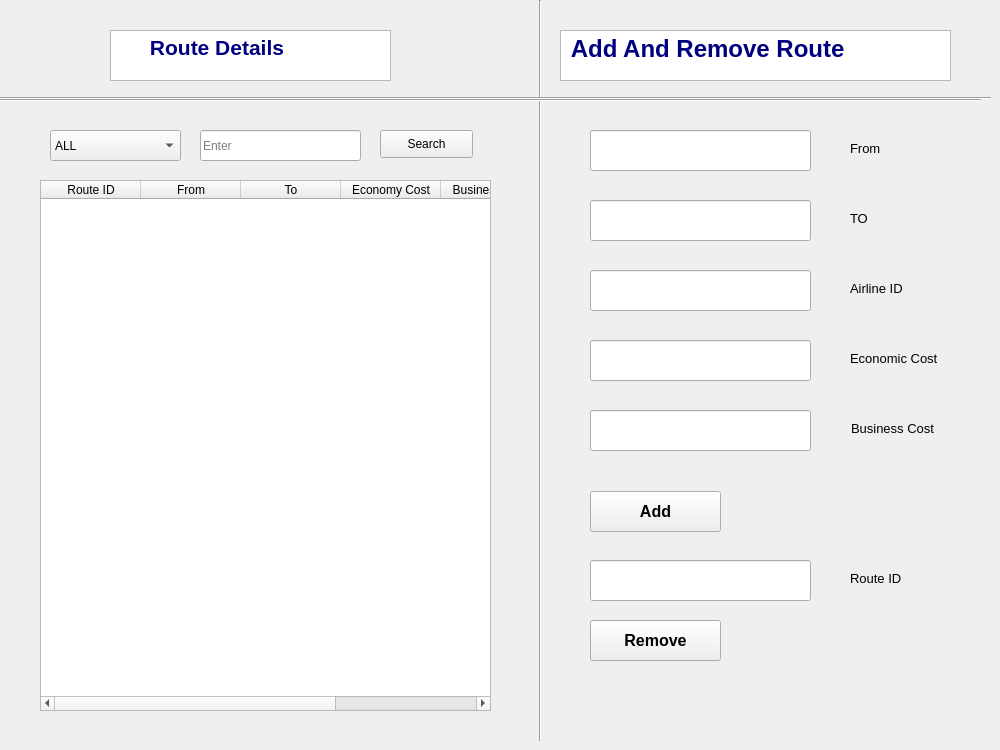
      <widget class="QWidget" name="tab_4">
       <attribute name="title">
        <string>Tab 2</string>
       </attribute>
       <widget class="Line" name="line_2">
        <property name="geometry">
         <rect>
          <x>530</x>
          <y>0</y>
          <width>20</width>
          <height>741</height>
         </rect>
        </property>
        <property name="orientation">
         <enum>Qt::Vertical</enum>
        </property>
       </widget>
       <widget class="QLineEdit" name="lineEdit_20">
        <property name="geometry">
         <rect>
          <x>200</x>
          <y>130</y>
          <width>161</width>
          <height>31</height>
         </rect>
        </property>
        <property name="placeholderText">
         <string>Enter</string>
        </property>
       </widget>
       <widget class="QTextBrowser" name="textBrowser_9">
        <property name="geometry">
         <rect>
          <x>110</x>
          <y>30</y>
          <width>281</width>
          <height>51</height>
         </rect>
        </property>
        <property name="html">
         <string>&lt;!DOCTYPE HTML PUBLIC &quot;-//W3C//DTD HTML 4.0//EN&quot; &quot;http://www.w3.org/TR/REC-html40/strict.dtd&quot;&gt;
&lt;html&gt;&lt;head&gt;&lt;meta name=&quot;qrichtext&quot; content=&quot;1&quot; /&gt;&lt;style type=&quot;text/css&quot;&gt;
p, li { white-space: pre-wrap; }
&lt;/style&gt;&lt;/head&gt;&lt;body style=&quot; font-family:'MS Shell Dlg 2'; font-size:9pt; font-weight:400; font-style:normal;&quot;&gt;
&lt;p style=&quot; margin-top:0px; margin-bottom:0px; margin-left:0px; margin-right:0px; -qt-block-indent:0; text-indent:0px;&quot;&gt;&lt;span style=&quot; font-size:16pt; font-weight:600; color:#00007f;&quot;&gt;      Route Details&lt;/span&gt;&lt;/p&gt;&lt;/body&gt;&lt;/html&gt;</string>
        </property>
       </widget>
       <widget class="QTableWidget" name="tableWidget_7">
        <property name="geometry">
         <rect>
          <x>40</x>
          <y>180</y>
          <width>451</width>
          <height>531</height>
         </rect>
        </property>
        <column>
         <property name="text">
          <string>Route ID</string>
         </property>
        </column>
        <column>
         <property name="text">
          <string>From</string>
         </property>
        </column>
        <column>
         <property name="text">
          <string>To</string>
         </property>
        </column>
        <column>
         <property name="text">
          <string>Economy Cost</string>
         </property>
        </column>
        <column>
         <property name="text">
          <string>Business Cost</string>
         </property>
        </column>
        <column>
         <property name="text">
          <string>Airline ID</string>
         </property>
        </column>
       </widget>
       <widget class="QPushButton" name="pushButton_16">
        <property name="geometry">
         <rect>
          <x>380</x>
          <y>130</y>
          <width>93</width>
          <height>28</height>
         </rect>
        </property>
        <property name="text">
         <string>Search</string>
        </property>
       </widget>
       <widget class="QComboBox" name="comboBox_5">
        <property name="geometry">
         <rect>
          <x>50</x>
          <y>130</y>
          <width>131</width>
          <height>31</height>
         </rect>
        </property>
        <item>
         <property name="text">
          <string>ALL</string>
         </property>
        </item>
        <item>
         <property name="text">
          <string>Route ID</string>
         </property>
        </item>
        <item>
         <property name="text">
          <string>Airline ID</string>
         </property>
        </item>
       </widget>
       <widget class="QLabel" name="label_17">
        <property name="geometry">
         <rect>
          <x>851</x>
          <y>420</y>
          <width>131</width>
          <height>16</height>
         </rect>
        </property>
        <property name="font">
         <font>
          <pointsize>10</pointsize>
         </font>
        </property>
        <property name="text">
         <string>Business Cost</string>
        </property>
       </widget>
       <widget class="QLineEdit" name="lineEdit_11">
        <property name="geometry">
         <rect>
          <x>590</x>
          <y>200</y>
          <width>221</width>
          <height>41</height>
         </rect>
        </property>
        <property name="font">
         <font>
          <pointsize>10</pointsize>
         </font>
        </property>
       </widget>
       <widget class="QLineEdit" name="lineEdit_23">
        <property name="geometry">
         <rect>
          <x>590</x>
          <y>270</y>
          <width>221</width>
          <height>41</height>
         </rect>
        </property>
        <property name="font">
         <font>
          <pointsize>10</pointsize>
         </font>
        </property>
       </widget>
       <widget class="QTextBrowser" name="textBrowser_2">
        <property name="geometry">
         <rect>
          <x>560</x>
          <y>30</y>
          <width>391</width>
          <height>51</height>
         </rect>
        </property>
        <property name="html">
         <string>&lt;!DOCTYPE HTML PUBLIC &quot;-//W3C//DTD HTML 4.0//EN&quot; &quot;http://www.w3.org/TR/REC-html40/strict.dtd&quot;&gt;
&lt;html&gt;&lt;head&gt;&lt;meta name=&quot;qrichtext&quot; content=&quot;1&quot; /&gt;&lt;style type=&quot;text/css&quot;&gt;
p, li { white-space: pre-wrap; }
&lt;/style&gt;&lt;/head&gt;&lt;body style=&quot; font-family:'MS Shell Dlg 2'; font-size:9pt; font-weight:400; font-style:normal;&quot;&gt;
&lt;p style=&quot; margin-top:0px; margin-bottom:0px; margin-left:0px; margin-right:0px; -qt-block-indent:0; text-indent:0px;&quot;&gt;&lt;span style=&quot; font-size:18pt; font-weight:600; color:#00007f;&quot;&gt; Add And Remove Route&lt;/span&gt;&lt;/p&gt;&lt;/body&gt;&lt;/html&gt;</string>
        </property>
       </widget>
       <widget class="QLabel" name="label_20">
        <property name="geometry">
         <rect>
          <x>850</x>
          <y>210</y>
          <width>71</width>
          <height>16</height>
         </rect>
        </property>
        <property name="font">
         <font>
          <pointsize>10</pointsize>
         </font>
        </property>
        <property name="text">
         <string>TO</string>
        </property>
       </widget>
       <widget class="QLineEdit" name="lineEdit_22">
        <property name="geometry">
         <rect>
          <x>590</x>
          <y>130</y>
          <width>221</width>
          <height>41</height>
         </rect>
        </property>
        <property name="font">
         <font>
          <pointsize>10</pointsize>
         </font>
        </property>
       </widget>
       <widget class="QLabel" name="label_19">
        <property name="geometry">
         <rect>
          <x>850</x>
          <y>140</y>
          <width>81</width>
          <height>16</height>
         </rect>
        </property>
        <property name="font">
         <font>
          <pointsize>10</pointsize>
         </font>
        </property>
        <property name="text">
         <string>From</string>
        </property>
       </widget>
       <widget class="QLabel" name="label_18">
        <property name="geometry">
         <rect>
          <x>850</x>
          <y>350</y>
          <width>111</width>
          <height>16</height>
         </rect>
        </property>
        <property name="font">
         <font>
          <pointsize>10</pointsize>
         </font>
        </property>
        <property name="text">
         <string>Economic Cost</string>
        </property>
       </widget>
       <widget class="QLineEdit" name="lineEdit_24">
        <property name="geometry">
         <rect>
          <x>590</x>
          <y>410</y>
          <width>221</width>
          <height>41</height>
         </rect>
        </property>
        <property name="font">
         <font>
          <pointsize>10</pointsize>
         </font>
        </property>
       </widget>
       <widget class="QPushButton" name="pushButton_17">
        <property name="geometry">
         <rect>
          <x>590</x>
          <y>491</y>
          <width>131</width>
          <height>41</height>
         </rect>
        </property>
        <property name="font">
         <font>
          <pointsize>12</pointsize>
          <weight>75</weight>
          <bold>true</bold>
         </font>
        </property>
        <property name="text">
         <string>Add</string>
        </property>
       </widget>
       <widget class="QLabel" name="label_16">
        <property name="geometry">
         <rect>
          <x>850</x>
          <y>280</y>
          <width>81</width>
          <height>16</height>
         </rect>
        </property>
        <property name="font">
         <font>
          <pointsize>10</pointsize>
         </font>
        </property>
        <property name="text">
         <string>Airline ID</string>
        </property>
       </widget>
       <widget class="QLineEdit" name="lineEdit_21">
        <property name="geometry">
         <rect>
          <x>590</x>
          <y>340</y>
          <width>221</width>
          <height>41</height>
         </rect>
        </property>
        <property name="font">
         <font>
          <pointsize>10</pointsize>
         </font>
        </property>
       </widget>
       <widget class="QLabel" name="label_35">
        <property name="geometry">
         <rect>
          <x>850</x>
          <y>570</y>
          <width>121</width>
          <height>16</height>
         </rect>
        </property>
        <property name="font">
         <font>
          <pointsize>10</pointsize>
         </font>
        </property>
        <property name="text">
         <string>Route ID</string>
        </property>
       </widget>
       <widget class="QPushButton" name="pushButton_29">
        <property name="geometry">
         <rect>
          <x>590</x>
          <y>620</y>
          <width>131</width>
          <height>41</height>
         </rect>
        </property>
        <property name="font">
         <font>
          <pointsize>12</pointsize>
          <weight>75</weight>
          <bold>true</bold>
         </font>
        </property>
        <property name="text">
         <string>Remove</string>
        </property>
       </widget>
       <widget class="QLineEdit" name="lineEdit_44">
        <property name="geometry">
         <rect>
          <x>590</x>
          <y>560</y>
          <width>221</width>
          <height>41</height>
         </rect>
        </property>
        <property name="font">
         <font>
          <pointsize>10</pointsize>
         </font>
        </property>
       </widget>
       <widget class="Line" name="line_28">
        <property name="geometry">
         <rect>
          <x>0</x>
          <y>90</y>
          <width>991</width>
          <height>16</height>
         </rect>
        </property>
        <property name="orientation">
         <enum>Qt::Horizontal</enum>
        </property>
       </widget>
       <widget class="Line" name="line_29">
        <property name="geometry">
         <rect>
          <x>0</x>
          <y>90</y>
          <width>981</width>
          <height>21</height>
         </rect>
        </property>
        <property name="orientation">
         <enum>Qt::Horizontal</enum>
        </property>
       </widget>
       <widget class="QLabel" name="label_13">
        <property name="geometry">
         <rect>
          <x>0</x>
          <y>80</y>
          <width>991</width>
          <height>651</height>
         </rect>
        </property>
        <property name="text">
         <string/>
        </property>
        <property name="pixmap">
         <pixmap>icons/Zunum.jpg</pixmap>
        </property>
       </widget>
       <zorder>label_13</zorder>
       <zorder>line_2</zorder>
       <zorder>lineEdit_20</zorder>
       <zorder>textBrowser_9</zorder>
       <zorder>tableWidget_7</zorder>
       <zorder>pushButton_16</zorder>
       <zorder>comboBox_5</zorder>
       <zorder>label_17</zorder>
       <zorder>lineEdit_11</zorder>
       <zorder>lineEdit_23</zorder>
       <zorder>textBrowser_2</zorder>
       <zorder>label_20</zorder>
       <zorder>lineEdit_22</zorder>
       <zorder>label_19</zorder>
       <zorder>label_18</zorder>
       <zorder>lineEdit_24</zorder>
       <zorder>pushButton_17</zorder>
       <zorder>label_16</zorder>
       <zorder>lineEdit_21</zorder>
       <zorder>label_35</zorder>
       <zorder>pushButton_29</zorder>
       <zorder>lineEdit_44</zorder>
       <zorder>line_28</zorder>
       <zorder>line_29</zorder>
      </widget>
